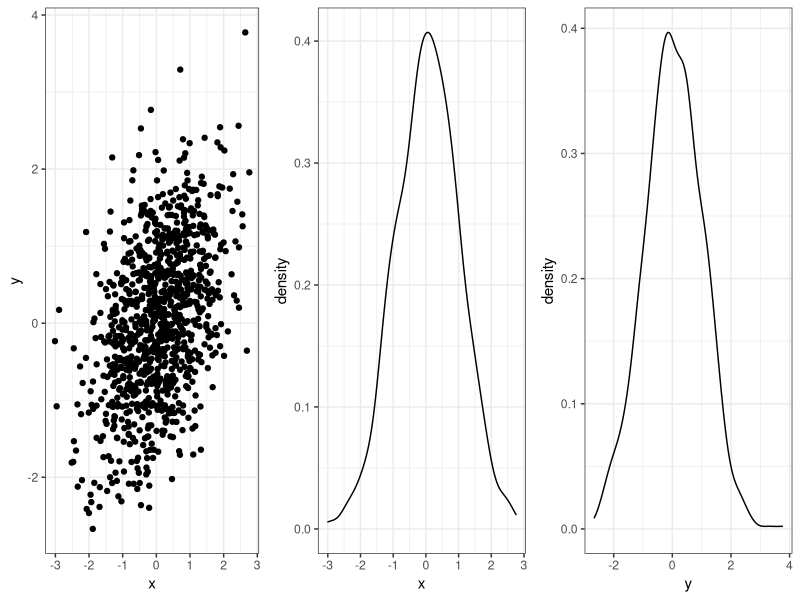
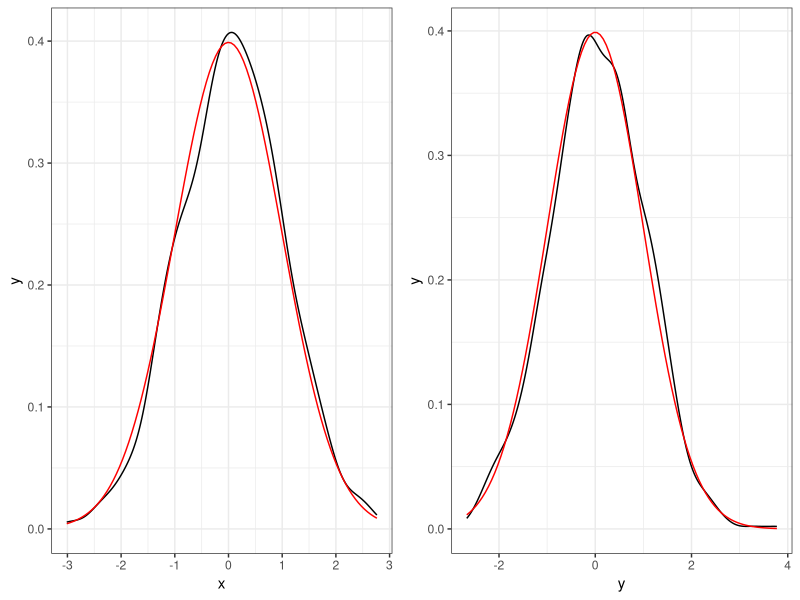

Generate these figures, in order, with R:
## ---- chunk 1
# Write a function that generate random samples from a bivariate normal distribution using Gibbs sampler
# Input: mu, sigma, rho, n
# Output: a n by 2 matrix of random samples

rnorm_Gibbs <- function(n, mu, sigma, rho){
  # initialize
  x <- rep(0, n)
  y <- rep(0, n)
  x[1] <- rnorm(1, mu[1], sigma[1])
  y[1] <- rnorm(1, mu[2] + rho * sigma[2] / sigma[1] * (x[1] - mu[1]), sqrt(1 - rho^2) * sigma[2])
  for (i in 2:n){
    x[i] <- rnorm(1, mu[1] + rho * sigma[1] / sigma[2] * (y[i - 1] - mu[2]), sqrt(1 - rho^2) * sigma[1])
    y[i] <- rnorm(1, mu[2] + rho * sigma[2] / sigma[1] * (x[i] - mu[1]), sqrt(1 - rho^2) * sigma[2])
  }
  return(cbind(x, y))
}

# test the function
set.seed(123)
rnorm_Gibbs(10, c(0, 0), c(1, 1), 0.5)

# plot the samples
library(ggplot2)
library(gridExtra)
set.seed(123)
samples <- rnorm_Gibbs(1000, c(0, 0), c(1, 1), 0.5)
p1 <- ggplot(data.frame(samples), aes(x = x, y = y)) + geom_point() + theme_bw()
p2 <- ggplot(data.frame(samples), aes(x = x)) + geom_density() + theme_bw()
p3 <- ggplot(data.frame(samples), aes(x = y)) + geom_density() + theme_bw()
grid.arrange(p1, p2, p3, ncol = 3)

# compare with the true density
library(mvtnorm)
p4 <- ggplot(data.frame(samples), aes(x = x)) + geom_density() + theme_bw() + 
  stat_function(fun = dnorm, args = list(mean = 0, sd = 1), col = "red")
p5 <- ggplot(data.frame(samples), aes(x = y)) + geom_density() + theme_bw() +
  stat_function(fun = dnorm, args = list(mean = 0, sd = 1), col = "red")
grid.arrange(p4, p5, ncol = 2)


